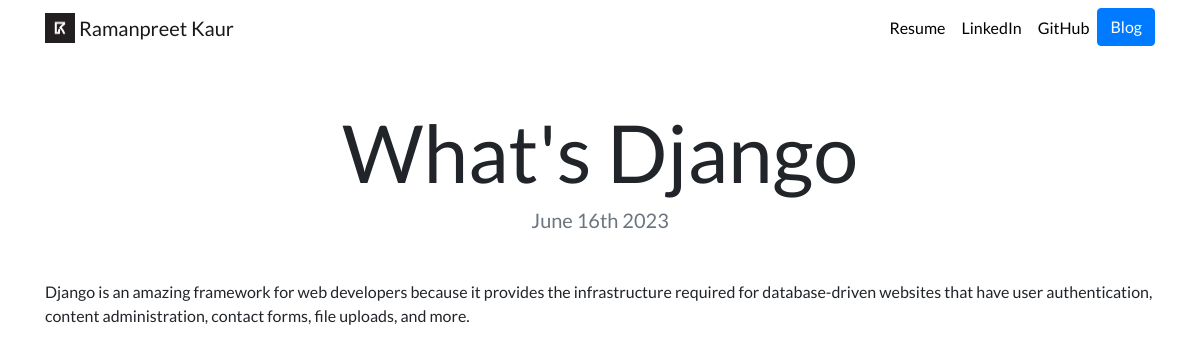
Page /blog/1/ on the committed database.
### blog/models.py (models this page shows, shortened)
class Blog(models.Model):
    title= models.CharField(max_length=200)
    description = models.TextField(max_length=500)
    date = models.DateField()

### blog/views.py (the view)
# urls.py: path('<int:blog_id>/', views.detail, name='detail'),
def detail(request, blog_id):
    blog = get_object_or_404(Blog, pk= blog_id)
    return render(request, 'blog/detail.html',{'blog':blog})

### blog/templates/blog/detail.html
{% extends "portfolio/base.html" %}
{% load static %}
{% block content %}
<h1 class="text-center mt-5" id="blogdetailtitle">{{ blog.title }}</h1>
<h5 class="text-center text-muted mb-5">{{ blog.date|date:'F jS Y' }}</h5>
{{ blog.description|safe }}
{% endblock %}

### portfolio/static/portfolio/custom.css (style rules this page uses)
body { font-family: 'Lato', sans-serif; }
@media (min-width: 992px) { #blogdetailtitle { font-size: 5rem; } }

### rows in the picture
Blog: title "What's Django", date "June 16th 2023", description "Django is an amazing framework for web developers because it provides the infrastructure required for database-driven websites that have user authentication, content administration, contact forms, file uploads, and more."
